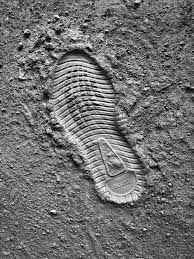
#> input picture Forensic/data/footprint.jpg, 194 x 259 px, found by its file name
$ python forensic.py
#> lines starting #> are read from the running program, lines starting #| are printed output that depends on the picture; after the words box and inside, x2 and y2 are one past the last pixel; in counts of white or black regions, pixels touching at a corner belong together
# -*- coding: utf-8 -*-
"""Forensic.ipynb

Automatically generated by Colab.

Original file is located at
    https://colab.research.google.com/drive/1h4qOWniU_Cc1AaTgOj5-cfuRL20R7Mkv
"""

import cv2
import numpy as np
from google.colab.patches import cv2_imshow

#Load the image
img = cv2.imread('footprint.jpg')
#> img is the input picture: shape (259, 194, 3); min 0, max 255, mean 112.3
gray = cv2.cvtColor(img, cv2.COLOR_BGR2GRAY)

#Filtering
blurred = cv2.GaussianBlur(gray, (3, 3), 0)
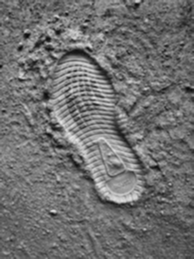
#> blurred: shape (259, 194); min 9, max 227, mean 112.3

#Edge detection
edges = cv2.Canny(blurred, 200, 150)
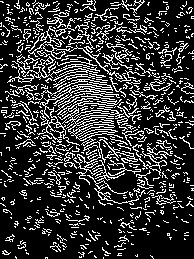
#> edges: shape (259, 194); 20.6% white in thin lines or dots

#Prespective Warp
src_pts = np.float32([
    [30, 30], [130, 30], [10, 800], [300, 700]
])

#Define the destination
dst_pts = np.float32([[0, 0], [300, 0], [0, 800], [300, 800]])

#Calculate Matrix and Warp
M = cv2.getPerspectiveTransform(src_pts, dst_pts)
flattened = cv2.warpPerspective(img, M, (300, 400))
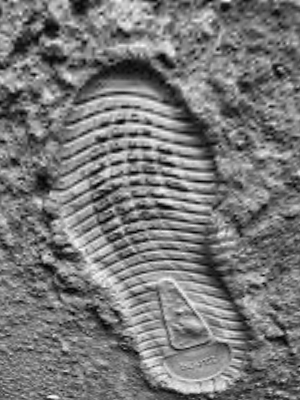
#> flattened: shape (400, 300, 3); min 0, max 253, mean 119.9

print("Original Gray with Noise Reduction")
cv2_imshow(blurred)

print("Edge Map")
cv2_imshow(edges)

print("Rectified Evidence")
cv2_imshow(flattened)

gray_flat = cv2.cvtColor(flattened, cv2.COLOR_BGR2GRAY)
blurred_flat = cv2.GaussianBlur(gray_flat, (5, 5), 0)
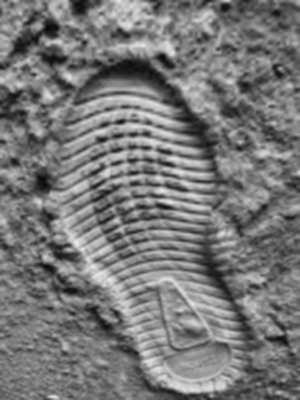
#> blurred_flat: shape (400, 300); min 8, max 233, mean 119.9
_, thresh = cv2.threshold(blurred_flat, 0, 255, cv2.THRESH_BINARY_INV + cv2.THRESH_OTSU)
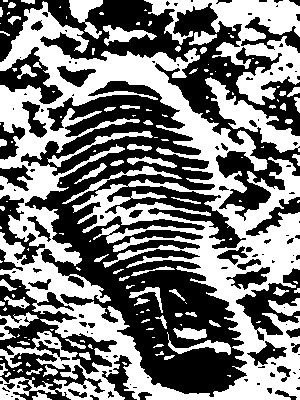
#> thresh: shape (400, 300); 47.9% white; 147 white regions (82 under 20 px), largest, box (x1, y1, x2, y2) and area: (0, 1, 300, 400) 42111, (144, 0, 300, 105) 6009, (205, 77, 300, 153) 2036
thresh

kernel = np.ones((3,3), np.uint8)
closed_mask = cv2.morphologyEx(thresh, cv2.MORPH_CLOSE, kernel)
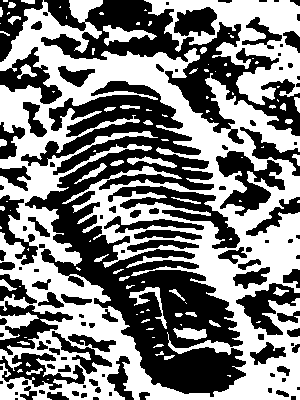
#> closed_mask: shape (400, 300); 49.6% white; 100 white regions (58 under 20 px)
closed_mask

contours, _ = cv2.findContours(closed_mask, cv2.RETR_EXTERNAL, cv2.CHAIN_APPROX_SIMPLE)
#> contours = 61 contours, 44 with area under 20; largest, box (x1, y1, x2, y2) and area: (0, 0, 300, 400) 85492, (144, 0, 300, 105) 7492, (103, 25, 157, 46) 419, (0, 312, 39, 340) 386, (17, 64, 37, 79) 98

if contours:
  c = max(contours, key=cv2.contourArea)
#> c = contour of 1933 points, box (x1, y1, x2, y2) (0, 0, 300, 400), area 85492

  x, y, w, h = cv2.boundingRect(c)
#> x = 0; y = 0; w = 300; h = 400

  ppcm = 26.6
  actual_length = h / ppcm
#> actual_length = 15.04
  actual_width = w/ ppcm
#> actual_width = 11.28

  result = flattened.copy()
  cv2.rectangle(result, (x, y), (x + w, y + h), (0, 255,0), 2)
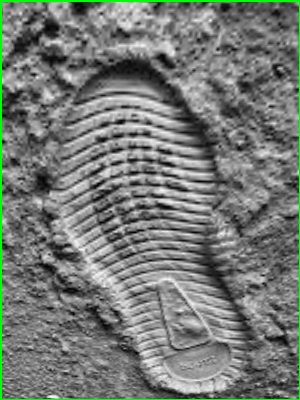
#> result: shape (400, 300, 3); 1.74% of pixels changed, all inside (x1, y1, x2, y2) = (0, 0, 300, 400)

  cv2.putText(result, f"L: {h}px", (x +w+5, y+h//2), cv2.FONT_HERSHEY_SIMPLEX, 0.7, (0, 255, 0), 2)
  cv2.putText(result, f"W: {w}px", (x + w//2 - 20, y - 10), cv2.FONT_HERSHEY_SIMPLEX, 0.7, (0, 255, 0), 2)

  print("Measured Footprint (in Pixels):")
  cv2_imshow(result)

  print(f"Foot print Length: {actual_length: .2f}")
#| Foot print Length:  15.04

$ run again, with Forensic/data/evidence.jpg copied over Forensic/data/footprint.jpg
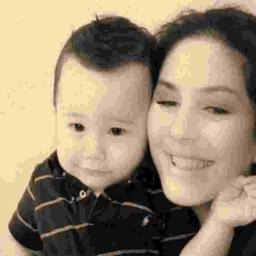
#> input picture Forensic/data/evidence.jpg, 256 x 256 px, found by its file name
#> img is the input picture: shape (256, 256, 3); mean B, G, R 113.5, 137, 153.9
#> `edges = cv2.Canny(blurred, 200, 150)`:
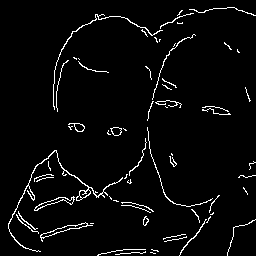
#> edges: shape (256, 256); 3.7% white in thin lines or dots
#> thresh: shape (400, 300); 33.8% white; 8 white regions (2 under 20 px), largest, box (x1, y1, x2, y2) and area: (78, 0, 300, 128) 21621, (0, 274, 300, 400) 17599, (185, 258, 227, 276) 496, (63, 106, 78, 184) 451, (105, 246, 130, 264) 313, (293, 199, 300, 223) 67
#> closed_mask: shape (400, 300); 33.9% white; 6 white regions
#> contours = 6 contours; box (x1, y1, x2, y2) and area: (78, 0, 300, 128) 21311, (0, 268, 300, 400) 17515, (185, 258, 227, 276) 455, (63, 106, 78, 184) 375, (100, 246, 130, 264) 282, (293, 199, 300, 223) 44
#> c = contour of 181 points, box (x1, y1, x2, y2) (78, 0, 300, 128), area 21311
#> x = 78; y = 0; w = 222; h = 128
#> actual_length = 4.81
#> actual_width = 8.35
#> `cv2.rectangle(result, (x, y), (x + w, y + h), (0, 255,0), 2)`:
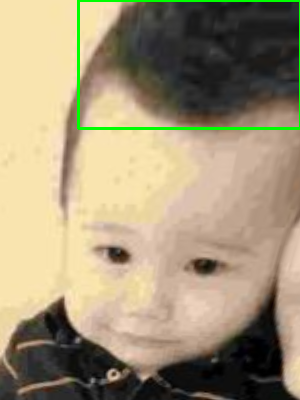
#> result: shape (400, 300, 3); mean B, G, R 119, 147.5, 161.4
#| Foot print Length:  4.81
